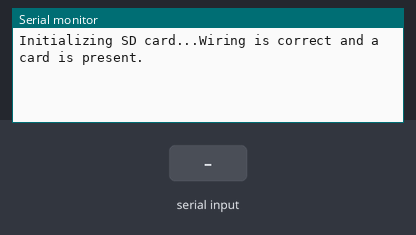
The sketch below on a simulated Arduino Uno, built with avr-gcc and run on an emulated ATmega328P. Shown: the last lines printed to the serial monitor. The inputs (shaded band) are chosen by the test bench. Storage starts empty.

Above: at 1.2 s.
1.3 s: "OK+DISCE" received over the second serial link
At 2.5 s:
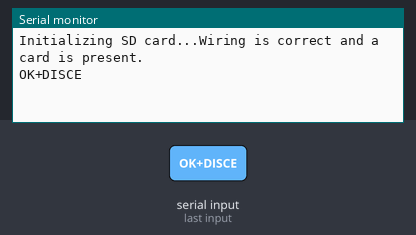
2.8 s: "1" received over the second serial link
At 3.7 s:
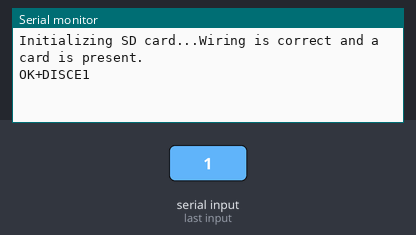

Measured:
- after the input at 1.3 s, the serial monitor: prints a new line at once (image 1)
- after the input at 2.8 s, the serial monitor: prints a new line at once (image 2)

The sketch:

TrafficScanner_v3.ino
```cpp
#include "SD.h"
#include "SPI.h"
#include <SoftwareSerial.h>

#define BUFFSIZE 512

int scanTime = 3; //In seconds
String fileName = "/scan.txt"; //follow {format}
unsigned long curTime;
File dataFile;
SoftwareSerial BTserial(8, 9); // RX | TX
int i = 0;
char buffer[BUFFSIZE];
char c;
int bufferidx;

void saveLine(String str) {
  dataFile = SD.open(fileName, FILE_WRITE);
  Serial.println(str);
  dataFile.println(str);
  dataFile.close();
}

void setup() {
  Serial.begin(9600);
  SD.begin(4);
  BTserial.begin(9600);

  while (!Serial) {
    ; // wait for serial port to connect. Needed for native USB port only
  }

  Serial.print("\nInitializing SD card...");

  // testing if the card is working
  if (!SD.begin(4)) {
    Serial.println("initialization failed.");
    while (1);
  } else {
    Serial.println("Wiring is correct and a card is present.");
  }

  dataFile = SD.open(fileName, O_CREAT | O_WRITE | O_APPEND);
  dataFile.println("Timestamp, Address");
  dataFile.println("5, ");
  dataFile.flush();

  BTserial.write("AT+DISI?");
}

void loop() {
  curTime = millis();

  if (BTserial.available()) {
    c = BTserial.read();
    Serial.write(c);
    if (c == "OK+DISCE") {
      dataFile.println("");
      dataFile.print(curTime + ", ");
      BTserial.write("AT+DISI?");
    }
    dataFile.write(c);
    dataFile.flush();
  }
}
```
